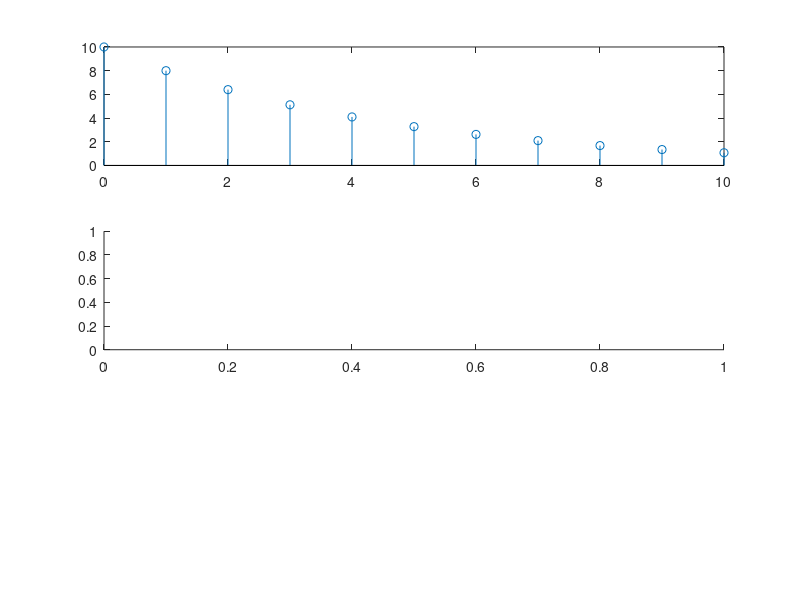

MATLAB code to generate this figure: (Note: this script raises an error after producing the figure.)
clear;clc;close all

n = [0:1:10]; x = 10*(0.8).^n;

subplot(3,1,1); stem(n,x);
subplot(3,1,2); stem(n,cirshiftt(x,length(x)-4,length(x)));

n = [0:1:14];
subplot(3,1,3); stem(n,cirshiftt(x,3,15));
